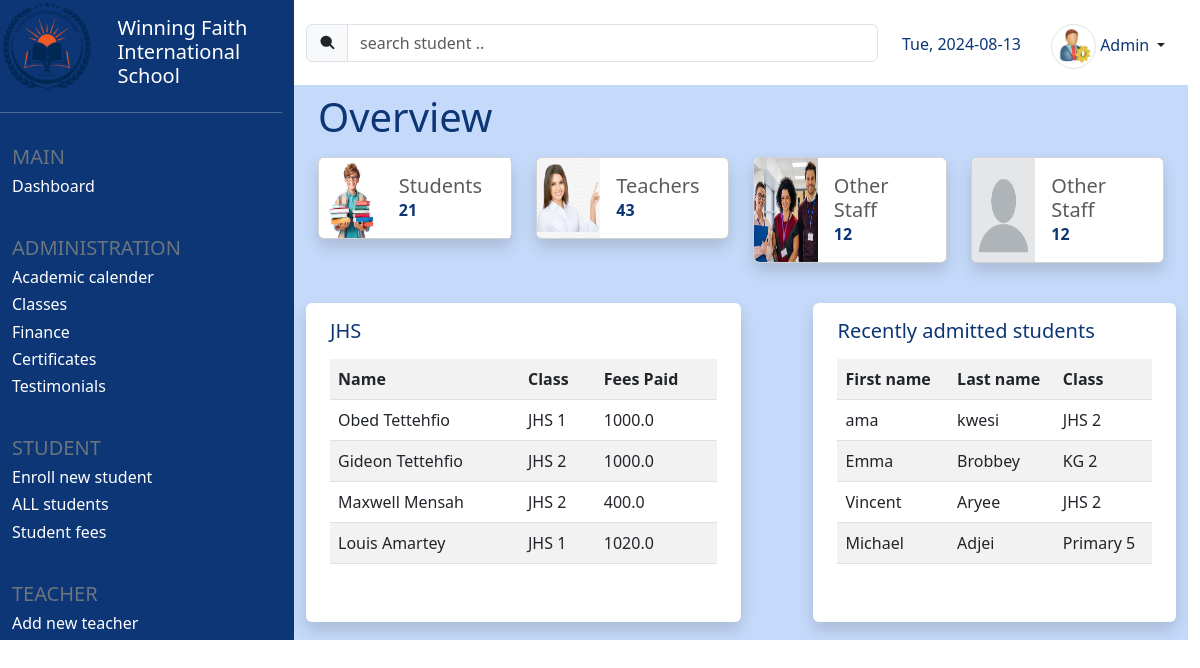
The app's page / (signed in) with its own data.
### core/models.py (models this page shows, shortened)
class Student(models.Model):
    id = models.UUIDField(primary_key=True, default=uuid.uuid4)
    fname = models.CharField(max_length=25)
    lname = models.CharField(max_length=25)
    other_names = models.CharField(max_length=100, blank=True)
    fees_paid = models.FloatField()
    fees_rem = models.FloatField(default=0.0)
    is_owing = models.BooleanField(default=False)
    date_enrolled = models.DateField(default=datetime.now)
    classroom = models.CharField(max_length=25)
    category = models.CharField(max_length=25)

### core/views.py (the view)
# urls.py: path('', views.index, name='index'),
@login_required(login_url='login')
def index(request):
    students = Student.objects.all()
    jhs_students = Student.objects.filter(category='jhs')
    context = {
        'students': students,
        'jhs_students': jhs_students,
        'student_population': len(students)
    }
    return render(request, 'index.html', context)

### templates/index.html (shortened to what this page needs)
{% load static %}
<!DOCTYPE html>
<html lang="en">
<head>
    <link rel="stylesheet" href="{% static 'styles.css' %}">
    <link rel="stylesheet" href="https://cdn.jsdelivr.net/npm/bootstrap@5.3.0-alpha1/dist/css/bootstrap.min.css">
</head>
<body>
    <div class="row" style="height: 100vh;">
        <div class="container-fluid col col-lg-3 pb-5" style="background-color: #0c3675; height: 40rem; overflow-y: auto;">
            <div class="row w-100">
                <div class="col-lg-5 logo">
                    <img src="{% static 'new-logo.png' %}" alt="" class="img-fluid" height="55">
                </div>
                <div class="col-lg-7 school-name mt-3">
                    <a href="{% url 'index' %}" class="text-decoration-none"><h5 class="text-white">Winning Faith International School</h5></a>
                </div>
            </div><hr class="text-white">
            <div class="container row">
                <div class=" mt-3 mb-3">
                    <h5 class="text-secondary">MAIN</h5>
                    <a href="{% url 'index' %}" class="text-decoration-none"><h6 class="text-white">Dashboard</h6></a>
                </div>
                <div class="mt-3 mb-3">
                    <h5 class="text-secondary">ADMINISTRATION</h5>
                    <h6 class="text-white">Academic calender</h6>
                    <a href="{% url 'classes' %}" class="text-decoration-none"><h6 class="text-white">Classes</h6></a>
                    <a href="{% url 'finance' %}" class="text-decoration-none"><h6 class="text-white">Finance</h6></a>
                    <h6 class="text-white">Certificates</h6>
                    <h6 class="text-white">Testimonials</h6>
                </div>
                <div class="mt-3 mb-3">
                    <h5 class="text-secondary">STUDENT</h5>
                    <a href="{% url 'enroll' %}" class="text-decoration-none"><h6 class="text-white">Enroll new student</h6></a>
                    <a href="{% url 'students' %}" class="text-decoration-none"><h6 class="text-white">ALL students</h6></a>
                    <a href="{% url 'student_fees' %}" class="text-decoration-none"><h6 class="text-white">Student fees</h6></a>
                </div>
                <div class="mt-3 mb-3">
                    <h5 class="text-secondary">TEACHER</h5>
                    <a href="{% url 'add_teacher' %}" class="text-decoration-none"><h6 class="text-white">Add new teacher</h6></a>
                </div>
            </div>
        </div>
        <div class="container-fluid col-lg-9 pt-2" style="height: 40rem; overflow-y: auto;">
            {% include 'navbar.html' %}
            {% block content %}
            <div class="container-fluid row home w-100 mt-3 pb-5">
                <h4 class="blue-text mt-2 mb-3 display-6">Overview</h4>
                <div class="col-6 col-lg-3">
                    <div class="card shadow mb-3 bg-white">
                        <div class="row g-0">
                          <div class="col-md-4">
                            <img src="{% static 'student.jpeg' %}" class="img-fluid rounded-start h-100" alt="...">
                          </div>
                          <div class="col-md-8 bg-white">
                            <div class="card-body bg-white">
                              <h5 class="text-muted m-0">Students</h5>
                              <p class="card-text blue-text fw-bold">{{student_population}} </p>
                            </div>
                          </div>
                        </div>
                    </div>
                </div>
                <div class="col-6 col-lg-3 h-auto">
                    <div class="card shadow b-3">
                        <div class="row g-0">
                          <div class="col-md-4">
                            <img src="{% static 'teacher2.png' %}" class="img-fluid rounded-start h-100" alt="...">
                          </div>
                          <div class="col-md-8">
                            <div class="card-body">
                              <h5 class="text-muted m-0">Teachers</h5>
                              <p class="card-text blue-text fw-bold">43</p>
                            </div>
                          </div>
                        </div>
                    </div>
                </div>
                <div class="col-6 col-lg-3 ">
                    <div class="card shadow mb-3">
                        <div class="row g-0">
                          <div class="col-md-4">
                            <img src="{% static 'staff.jpeg' %}" class="img-fluid rounded-start h-100" >
                          </div>
                          <div class="col-md-8">
                            <div class="card-body">
                              <h5 class="text-muted m-0">Other Staff</h5>
                              <p class="card-text blue-text fw-bold">12</p>
                            </div>
                          </div>
                        </div>
                    </div>
                </div>
                <div class="col-6 col-lg-3">
                    <div class="card shadow mb-3">
                        <div class="row g-0">
                          <div class="col-md-4">
                            <img src="{% static 'blank-profile-picture.png' %}" class="img-fluid rounded-start h-100" >
                          </div>
                          <div class="col-md-8">
                            <div class="card-body">
                              <h5 class="text-muted m-0">Other Staff</h5>
                              <p class="card-text blue-text fw-bold">12</p>
                            </div>
                          </div>
                        </div>
                    </div>
                </div>
                <div class="col-lg-6 bg-white mt-4 mb-3 rounded shadow">
                    <div class="container mb-4">
                        <h5 class="blue-text mt-3 mb-3">JHS</h5>
                        <div class="scrollable-div">
                            <table class="table table-striped">
                                <tr>
                                    <th>Name</th>
                                    <th>Class</th>
                                    <th>Fees Paid</th>
                                </tr>
                                {% for student in jhs_students %}
                                <tr>
                                    <td>{{student.fname}} {{student.lname}}</td>
                                    <td>{{student.classroom}}</td>
                                    <td>{{student.fees_paid}}</td>
                                </tr>
                                {% endfor %}
                            </table>
                        </div>
                    </div>
                </div>
                <div class="col-lg-1"></div>
                <div class="col-12 col-lg-5 bg-white mt-4 mb-3 rounded shadow pb-4">
                    <div class="container mb-4">
                        <h5 class="blue-text mt-3 mb-3">Recently admitted students</h5>
                        <div class="scrollable-div">
                            <table class="table table-striped">
                                <tr>
                                    <th>First name</th>
                                    <th>Last name</th>
                                    <th>Class</th>
                                </tr>
                                {% for student in students reversed %}
                                    <tr>
                                        <td>{{student.fname}}</td>
                                        <td>{{student.lname}}</td>
                                        <td>{{student.classroom}}</td>
                                    </tr>
                                {% endfor %}
                            </table>
                        </div>
                    </div>
                </div>
            </div>
            {% endblock content %}
        </div>
</body>
</html>

### templates/navbar.html (shortened to what this page needs)
{% load static %}
<div class="row w-100 bg-white pt-3">
    <div class="col-lg-8">
        <form action="{% url 'students' %}" method="get" class="form">
        <div class="input-group mb-1">
            <span class="input-group-text">
            </span>
                <input type="search" name="search_student" class="form-control" placeholder="search student .." aria-label="Search" aria-describedby="button-addon2">
        </form>
        </div>
    </div>
    <div class="col-lg-2 mt-2 blue-text fw-light" id="dateDiv"></div>
    <div class="col-lg-2" style="float: inline-end;">
        <div class="nav-item dropdown">
            <a class="nav-link dropdown-toggle blue-text" data-bs-toggle="dropdown" href="#" role="button" aria-expanded="false">
                <img src="{% static 'admin.webp' %}" alt="profile_img" class="img-fluid rounded-circle border" width="45" height="45">
                <p class="d-inline blue-text ">Admin</p>
            </a>
        </div>
    </div>
</div>

### static/styles.css (style rules this page uses)
.blue-text { color: #0c3675; }
.home { background-color: #c5dafa; }
.card { background-color: #0c3675; }
.scrollable-div { max-height: 215px; overflow-y: auto; }

### records on screen
Student: fname "Obed", lname "Tettehfio", classroom "JHS 1", fees_paid "1000.0"
Student: fname "Gideon", lname "Tettehfio", classroom "JHS 2", fees_paid "1000.0"
Student: fname "Maxwell", lname "Mensah", classroom "JHS 2", fees_paid "400.0"
Student: fname "Louis", lname "Amartey", classroom "JHS 1", fees_paid "1020.0"
Student: fname "ama", lname "kwesi", classroom "JHS 2"
Student: fname "Emma", lname "Brobbey", classroom "KG 2"
Student: fname "Vincent", lname "Aryee", classroom "JHS 2"
Student: fname "Michael", lname "Adjei", classroom "Primary 5"

### other values on screen
{{ student_population }} "21"
